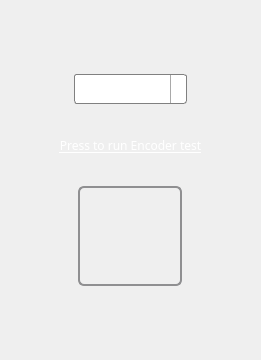
      <widget class="QWidget" name="page_1">
       <property name="geometry">
        <rect>
         <x>0</x>
         <y>0</y>
         <width>261</width>
         <height>360</height>
        </rect>
       </property>
       <attribute name="label">
        <string>Encoder Test</string>
       </attribute>
       <layout class="QVBoxLayout" name="verticalLayout_4">
        <item>
         <spacer name="verticalSpacer_14">
          <property name="orientation">
           <enum>Qt::Vertical</enum>
          </property>
          <property name="sizeType">
           <enum>QSizePolicy::Expanding</enum>
          </property>
          <property name="sizeHint" stdset="0">
           <size>
            <width>20</width>
            <height>111</height>
           </size>
          </property>
         </spacer>
        </item>
        <item>
         <layout class="QHBoxLayout" name="horizontalLayout_6">
          <item>
           <spacer name="horizontalSpacer_11">
            <property name="orientation">
             <enum>Qt::Horizontal</enum>
            </property>
            <property name="sizeHint" stdset="0">
             <size>
              <width>13</width>
              <height>20</height>
             </size>
            </property>
           </spacer>
          </item>
          <item alignment="Qt::AlignHCenter">
           <widget class="QComboBox" name="enccomboBox">
            <property name="minimumSize">
             <size>
              <width>113</width>
              <height>30</height>
             </size>
            </property>
            <property name="maximumSize">
             <size>
              <width>150</width>
              <height>30</height>
             </size>
            </property>
            <property name="palette">
             <palette>
              <active>
               <colorrole role="WindowText">
                <brush brushstyle="SolidPattern">
                 <color alpha="255">
                  <red>0</red>
                  <green>0</green>
                  <blue>0</blue>
                 </color>
                </brush>
               </colorrole>
               <colorrole role="Button">
                <brush brushstyle="SolidPattern">
                 <color alpha="255">
                  <red>255</red>
                  <green>255</green>
                  <blue>255</blue>
                 </color>
                </brush>
               </colorrole>
               <colorrole role="Text">
                <brush brushstyle="SolidPattern">
                 <color alpha="255">
                  <red>0</red>
                  <green>0</green>
                  <blue>0</blue>
                 </color>
                </brush>
               </colorrole>
               <colorrole role="ButtonText">
                <brush brushstyle="SolidPattern">
                 <color alpha="255">
                  <red>0</red>
                  <green>0</green>
                  <blue>0</blue>
                 </color>
                </brush>
               </colorrole>
               <colorrole role="Base">
                <brush brushstyle="SolidPattern">
                 <color alpha="255">
                  <red>255</red>
                  <green>255</green>
                  <blue>255</blue>
                 </color>
                </brush>
               </colorrole>
               <colorrole role="Window">
                <brush brushstyle="SolidPattern">
                 <color alpha="255">
                  <red>255</red>
                  <green>255</green>
                  <blue>255</blue>
                 </color>
                </brush>
               </colorrole>
              </active>
              <inactive>
               <colorrole role="WindowText">
                <brush brushstyle="SolidPattern">
                 <color alpha="255">
                  <red>0</red>
                  <green>0</green>
                  <blue>0</blue>
                 </color>
                </brush>
               </colorrole>
               <colorrole role="Button">
                <brush brushstyle="LinearGradientPattern">
                 <gradient startx="0.000000000000000" starty="0.000000000000000" endx="0.000000000000000" endy="1.000000000000000" type="LinearGradient" spread="PadSpread" coordinatemode="ObjectBoundingMode">
                  <gradientstop position="0.000000000000000">
                   <color alpha="255">
                    <red>225</red>
                    <green>225</green>
                    <blue>225</blue>
                   </color>
                  </gradientstop>
                  <gradientstop position="0.400000000000000">
                   <color alpha="255">
                    <red>221</red>
                    <green>221</green>
                    <blue>221</blue>
                   </color>
                  </gradientstop>
                  <gradientstop position="0.500000000000000">
                   <color alpha="255">
                    <red>216</red>
                    <green>216</green>
                    <blue>216</blue>
                   </color>
                  </gradientstop>
                  <gradientstop position="1.000000000000000">
                   <color alpha="255">
                    <red>211</red>
                    <green>211</green>
                    <blue>211</blue>
                   </color>
                  </gradientstop>
                 </gradient>
                </brush>
               </colorrole>
               <colorrole role="Text">
                <brush brushstyle="SolidPattern">
                 <color alpha="255">
                  <red>0</red>
                  <green>0</green>
                  <blue>0</blue>
                 </color>
                </brush>
               </colorrole>
               <colorrole role="ButtonText">
                <brush brushstyle="SolidPattern">
                 <color alpha="255">
                  <red>0</red>
                  <green>0</green>
                  <blue>0</blue>
                 </color>
                </brush>
               </colorrole>
               <colorrole role="Base">
                <brush brushstyle="LinearGradientPattern">
                 <gradient startx="0.000000000000000" starty="0.000000000000000" endx="0.000000000000000" endy="1.000000000000000" type="LinearGradient" spread="PadSpread" coordinatemode="ObjectBoundingMode">
                  <gradientstop position="0.000000000000000">
                   <color alpha="255">
                    <red>225</red>
                    <green>225</green>
                    <blue>225</blue>
                   </color>
                  </gradientstop>
                  <gradientstop position="0.400000000000000">
                   <color alpha="255">
                    <red>221</red>
                    <green>221</green>
                    <blue>221</blue>
                   </color>
                  </gradientstop>
                  <gradientstop position="0.500000000000000">
                   <color alpha="255">
                    <red>216</red>
                    <green>216</green>
                    <blue>216</blue>
                   </color>
                  </gradientstop>
                  <gradientstop position="1.000000000000000">
                   <color alpha="255">
                    <red>211</red>
                    <green>211</green>
                    <blue>211</blue>
                   </color>
                  </gradientstop>
                 </gradient>
                </brush>
               </colorrole>
               <colorrole role="Window">
                <brush brushstyle="LinearGradientPattern">
                 <gradient startx="0.000000000000000" starty="0.000000000000000" endx="0.000000000000000" endy="1.000000000000000" type="LinearGradient" spread="PadSpread" coordinatemode="ObjectBoundingMode">
                  <gradientstop position="0.000000000000000">
                   <color alpha="255">
                    <red>225</red>
                    <green>225</green>
                    <blue>225</blue>
                   </color>
                  </gradientstop>
                  <gradientstop position="0.400000000000000">
                   <color alpha="255">
                    <red>221</red>
                    <green>221</green>
                    <blue>221</blue>
                   </color>
                  </gradientstop>
                  <gradientstop position="0.500000000000000">
                   <color alpha="255">
                    <red>216</red>
                    <green>216</green>
                    <blue>216</blue>
                   </color>
                  </gradientstop>
                  <gradientstop position="1.000000000000000">
                   <color alpha="255">
                    <red>211</red>
                    <green>211</green>
                    <blue>211</blue>
                   </color>
                  </gradientstop>
                 </gradient>
                </brush>
               </colorrole>
              </inactive>
              <disabled>
               <colorrole role="WindowText">
                <brush brushstyle="SolidPattern">
                 <color alpha="255">
                  <red>0</red>
                  <green>0</green>
                  <blue>0</blue>
                 </color>
                </brush>
               </colorrole>
               <colorrole role="Button">
                <brush brushstyle="LinearGradientPattern">
                 <gradient startx="0.000000000000000" starty="0.000000000000000" endx="0.000000000000000" endy="1.000000000000000" type="LinearGradient" spread="PadSpread" coordinatemode="ObjectBoundingMode">
                  <gradientstop position="0.000000000000000">
                   <color alpha="255">
                    <red>225</red>
                    <green>225</green>
                    <blue>225</blue>
                   </color>
                  </gradientstop>
                  <gradientstop position="0.400000000000000">
                   <color alpha="255">
                    <red>221</red>
                    <green>221</green>
                    <blue>221</blue>
                   </color>
                  </gradientstop>
                  <gradientstop position="0.500000000000000">
                   <color alpha="255">
                    <red>216</red>
                    <green>216</green>
                    <blue>216</blue>
                   </color>
                  </gradientstop>
                  <gradientstop position="1.000000000000000">
                   <color alpha="255">
                    <red>211</red>
                    <green>211</green>
                    <blue>211</blue>
                   </color>
                  </gradientstop>
                 </gradient>
                </brush>
               </colorrole>
               <colorrole role="Text">
                <brush brushstyle="SolidPattern">
                 <color alpha="255">
                  <red>0</red>
                  <green>0</green>
                  <blue>0</blue>
                 </color>
                </brush>
               </colorrole>
               <colorrole role="ButtonText">
                <brush brushstyle="SolidPattern">
                 <color alpha="255">
                  <red>0</red>
                  <green>0</green>
                  <blue>0</blue>
                 </color>
                </brush>
               </colorrole>
               <colorrole role="Base">
                <brush brushstyle="LinearGradientPattern">
                 <gradient startx="0.000000000000000" starty="0.000000000000000" endx="0.000000000000000" endy="1.000000000000000" type="LinearGradient" spread="PadSpread" coordinatemode="ObjectBoundingMode">
                  <gradientstop position="0.000000000000000">
                   <color alpha="255">
                    <red>225</red>
                    <green>225</green>
                    <blue>225</blue>
                   </color>
                  </gradientstop>
                  <gradientstop position="0.400000000000000">
                   <color alpha="255">
                    <red>221</red>
                    <green>221</green>
                    <blue>221</blue>
                   </color>
                  </gradientstop>
                  <gradientstop position="0.500000000000000">
                   <color alpha="255">
                    <red>216</red>
                    <green>216</green>
                    <blue>216</blue>
                   </color>
                  </gradientstop>
                  <gradientstop position="1.000000000000000">
                   <color alpha="255">
                    <red>211</red>
                    <green>211</green>
                    <blue>211</blue>
                   </color>
                  </gradientstop>
                 </gradient>
                </brush>
               </colorrole>
               <colorrole role="Window">
                <brush brushstyle="LinearGradientPattern">
                 <gradient startx="0.000000000000000" starty="0.000000000000000" endx="0.000000000000000" endy="1.000000000000000" type="LinearGradient" spread="PadSpread" coordinatemode="ObjectBoundingMode">
                  <gradientstop position="0.000000000000000">
                   <color alpha="255">
                    <red>225</red>
                    <green>225</green>
                    <blue>225</blue>
                   </color>
                  </gradientstop>
                  <gradientstop position="0.400000000000000">
                   <color alpha="255">
                    <red>221</red>
                    <green>221</green>
                    <blue>221</blue>
                   </color>
                  </gradientstop>
                  <gradientstop position="0.500000000000000">
                   <color alpha="255">
                    <red>216</red>
                    <green>216</green>
                    <blue>216</blue>
                   </color>
                  </gradientstop>
                  <gradientstop position="1.000000000000000">
                   <color alpha="255">
                    <red>211</red>
                    <green>211</green>
                    <blue>211</blue>
                   </color>
                  </gradientstop>
                 </gradient>
                </brush>
               </colorrole>
              </disabled>
             </palette>
            </property>
            <property name="styleSheet">
             <string notr="true"> QComboBox {
	color: rgb(0, 0, 0);
     border: 1px solid gray;
     border-radius: 3px;
     padding: 1px 18px 1px 3px;
     min-width: 6em;
 }

 QComboBox:editable {
     background: white;
 }

 QComboBox:!editable, QComboBox::drop-down:editable {
      background: qlineargradient(x1: 0, y1: 0, x2: 0, y2: 1,
                                  stop: 0 #E1E1E1, stop: 0.4 #DDDDDD,
                                  stop: 0.5 #D8D8D8, stop: 1.0 #D3D3D3);
 }

 /* QComboBox gets the &quot;on&quot; state when the popup is open */
 QComboBox:!editable:on, QComboBox::drop-down:editable:on {
     background: qlineargradient(x1: 0, y1: 0, x2: 0, y2: 1,
                                 stop: 0 #D3D3D3, stop: 0.4 #D8D8D8,
                                 stop: 0.5 #DDDDDD, stop: 1.0 #E1E1E1);
 }

 QComboBox:on { /* shift the text when the popup opens */
     padding-top: 3px;
     padding-left: 4px;
 }

 QComboBox::drop-down {
     subcontrol-origin: padding;
     subcontrol-position: top right;
     width: 15px;

     border-left-width: 1px;
     border-left-color: darkgray;
     border-left-style: solid; /* just a single line */
     border-top-right-radius: 3px; /* same radius as the QComboBox */
     border-bottom-right-radius: 3px;
 }

 QComboBox::down-arrow {
     image: url(/usr/share/icons/crystalsvg/16x16/actions/1downarrow.png);
 }

 QComboBox::down-arrow:on { /* shift the arrow when popup is open */
     top: 1px;
     left: 1px;
 }</string>
            </property>
            <property name="frame">
             <bool>true</bool>
            </property>
           </widget>
          </item>
          <item>
           <spacer name="horizontalSpacer_12">
            <property name="orientation">
             <enum>Qt::Horizontal</enum>
            </property>
            <property name="sizeHint" stdset="0">
             <size>
              <width>13</width>
              <height>20</height>
             </size>
            </property>
           </spacer>
          </item>
         </layout>
        </item>
        <item>
         <spacer name="verticalSpacer_15">
          <property name="orientation">
           <enum>Qt::Vertical</enum>
          </property>
          <property name="sizeType">
           <enum>QSizePolicy::Fixed</enum>
          </property>
          <property name="sizeHint" stdset="0">
           <size>
            <width>20</width>
            <height>25</height>
           </size>
          </property>
         </spacer>
        </item>
        <item alignment="Qt::AlignHCenter">
         <widget class="QLabel" name="label_17">
          <property name="minimumSize">
           <size>
            <width>0</width>
            <height>20</height>
           </size>
          </property>
          <property name="maximumSize">
           <size>
            <width>16777215</width>
            <height>20</height>
           </size>
          </property>
          <property name="palette">
           <palette>
            <active>
             <colorrole role="WindowText">
              <brush brushstyle="SolidPattern">
               <color alpha="255">
                <red>255</red>
                <green>255</green>
                <blue>255</blue>
               </color>
              </brush>
             </colorrole>
             <colorrole role="Button">
              <brush brushstyle="SolidPattern">
               <color alpha="255">
                <red>70</red>
                <green>94</green>
                <blue>132</blue>
               </color>
              </brush>
             </colorrole>
             <colorrole role="Text">
              <brush brushstyle="SolidPattern">
               <color alpha="255">
                <red>255</red>
                <green>255</green>
                <blue>255</blue>
               </color>
              </brush>
             </colorrole>
             <colorrole role="ButtonText">
              <brush brushstyle="SolidPattern">
               <color alpha="255">
                <red>255</red>
                <green>255</green>
                <blue>255</blue>
               </color>
              </brush>
             </colorrole>
             <colorrole role="Base">
              <brush brushstyle="SolidPattern">
               <color alpha="255">
                <red>70</red>
                <green>94</green>
                <blue>132</blue>
               </color>
              </brush>
             </colorrole>
             <colorrole role="Window">
              <brush brushstyle="SolidPattern">
               <color alpha="255">
                <red>70</red>
                <green>94</green>
                <blue>132</blue>
               </color>
              </brush>
             </colorrole>
            </active>
            <inactive>
             <colorrole role="WindowText">
              <brush brushstyle="SolidPattern">
               <color alpha="255">
                <red>255</red>
                <green>255</green>
                <blue>255</blue>
               </color>
              </brush>
             </colorrole>
             <colorrole role="Button">
              <brush brushstyle="SolidPattern">
               <color alpha="255">
                <red>70</red>
                <green>94</green>
                <blue>132</blue>
               </color>
              </brush>
             </colorrole>
             <colorrole role="Text">
              <brush brushstyle="SolidPattern">
               <color alpha="255">
                <red>255</red>
                <green>255</green>
                <blue>255</blue>
               </color>
              </brush>
             </colorrole>
             <colorrole role="ButtonText">
              <brush brushstyle="SolidPattern">
               <color alpha="255">
                <red>255</red>
                <green>255</green>
                <blue>255</blue>
               </color>
              </brush>
             </colorrole>
             <colorrole role="Base">
              <brush brushstyle="SolidPattern">
               <color alpha="255">
                <red>70</red>
                <green>94</green>
                <blue>132</blue>
               </color>
              </brush>
             </colorrole>
             <colorrole role="Window">
              <brush brushstyle="SolidPattern">
               <color alpha="255">
                <red>70</red>
                <green>94</green>
                <blue>132</blue>
               </color>
              </brush>
             </colorrole>
            </inactive>
            <disabled>
             <colorrole role="WindowText">
              <brush brushstyle="SolidPattern">
               <color alpha="255">
                <red>255</red>
                <green>255</green>
                <blue>255</blue>
               </color>
              </brush>
             </colorrole>
             <colorrole role="Button">
              <brush brushstyle="SolidPattern">
               <color alpha="255">
                <red>70</red>
                <green>94</green>
                <blue>132</blue>
               </color>
              </brush>
             </colorrole>
             <colorrole role="Text">
              <brush brushstyle="SolidPattern">
               <color alpha="255">
                <red>255</red>
                <green>255</green>
                <blue>255</blue>
               </color>
              </brush>
             </colorrole>
             <colorrole role="ButtonText">
              <brush brushstyle="SolidPattern">
               <color alpha="255">
                <red>255</red>
                <green>255</green>
                <blue>255</blue>
               </color>
              </brush>
             </colorrole>
             <colorrole role="Base">
              <brush brushstyle="SolidPattern">
               <color alpha="255">
                <red>70</red>
                <green>94</green>
                <blue>132</blue>
               </color>
              </brush>
             </colorrole>
             <colorrole role="Window">
              <brush brushstyle="SolidPattern">
               <color alpha="255">
                <red>70</red>
                <green>94</green>
                <blue>132</blue>
               </color>
              </brush>
             </colorrole>
            </disabled>
           </palette>
          </property>
          <property name="font">
           <font>
            <family>Sans Serif</family>
            <pointsize>9</pointsize>
            <underline>true</underline>
           </font>
          </property>
          <property name="styleSheet">
           <string notr="true"/>
          </property>
          <property name="text">
           <string>Press to run Encoder test</string>
          </property>
          <property name="alignment">
           <set>Qt::AlignCenter</set>
          </property>
         </widget>
        </item>
        <item>
         <spacer name="verticalSpacer_17">
          <property name="orientation">
           <enum>Qt::Vertical</enum>
          </property>
          <property name="sizeType">
           <enum>QSizePolicy::Fixed</enum>
          </property>
          <property name="sizeHint" stdset="0">
           <size>
            <width>20</width>
            <height>25</height>
           </size>
          </property>
         </spacer>
        </item>
        <item alignment="Qt::AlignHCenter">
         <widget class="QPushButton" name="enc_test_run_Button">
          <property name="sizePolicy">
           <sizepolicy hsizetype="Fixed" vsizetype="Fixed">
            <horstretch>0</horstretch>
            <verstretch>0</verstretch>
           </sizepolicy>
          </property>
          <property name="minimumSize">
           <size>
            <width>104</width>
            <height>100</height>
           </size>
          </property>
          <property name="maximumSize">
           <size>
            <width>100</width>
            <height>100</height>
           </size>
          </property>
          <property name="styleSheet">
           <string notr="true"> QPushButton {
	background-image: url(:/icons/1-play.jpg);

     border: 2px solid #8f8f91;
     border-radius: 6px;
     background-color: qlineargradient(x1: 0, y1: 0, x2: 0, y2: 1,
                                       stop: 0 #f6f7fa, stop: 1 #dadbde);
     min-width: 100px;
 }

 QPushButton:pressed {
     background-color: qlineargradient(x1: 0, y1: 0, x2: 0, y2: 1,
                                       stop: 0 #dadbde, stop: 1 #f6f7fa);
 }

 QPushButton:flat {
     border: none; /* no border for a flat push button */
 }

 QPushButton:default {
     border-color: navy; /* make the default button prominent */
 }</string>
          </property>
          <property name="text">
           <string/>
          </property>
          <property name="iconSize">
           <size>
            <width>65</width>
            <height>65</height>
           </size>
          </property>
         </widget>
        </item>
        <item>
         <spacer name="verticalSpacer_16">
          <property name="orientation">
           <enum>Qt::Vertical</enum>
          </property>
          <property name="sizeType">
           <enum>QSizePolicy::Expanding</enum>
          </property>
          <property name="sizeHint" stdset="0">
           <size>
            <width>20</width>
            <height>110</height>
           </size>
          </property>
         </spacer>
        </item>
       </layout>
      </widget>
